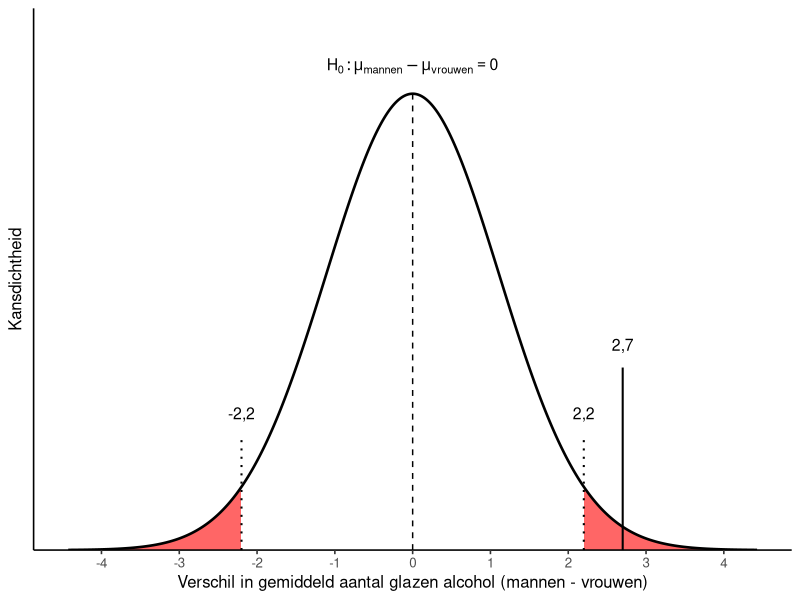

This chart was generated by the following R code:
# Steekproevenverdeling onder H0 met de kritieke grenzen (-2,2 en 2,2 glas)
# bij een significantieniveau van 5% (tweezijdig). Het gebied voorbij
# deze grenzen is rood gekleurd: daar wordt H0 verworpen.
# Het gevonden verschil (2,7 glas) staat als doorgetrokken lijn in de figuur.

library(ggplot2)

komma <- \(b) format(b, decimal.mark = ",", trim = TRUE)

plot_h0_overschrijding <- function(n_mannen = 20, n_vrouwen = 20,
                                   s_mannen = 3.5, s_vrouwen = 3.5,
                                   gevonden = 2.7, grens = 2.2,
                                   bereik_se = 4) {
  # Standaardfout van het verschil tussen twee gemiddelden
  se <- sqrt(s_mannen^2 / n_mannen + s_vrouwen^2 / n_vrouwen)
  top <- dnorm(0, sd = se)

  x <- seq(-bereik_se * se, bereik_se * se, length.out = 1000)
  data <- data.frame(verschil = x, dichtheid = dnorm(x, mean = 0, sd = se))

  # Twee staarten voorbij de kritieke grenzen
  staart_links  <- subset(data, verschil <= -grens)
  staart_rechts <- subset(data, verschil >= grens)

  ggplot(data, aes(x = verschil, y = dichtheid)) +
    geom_area(data = staart_links,  fill = "red", alpha = 0.6) +
    geom_area(data = staart_rechts, fill = "red", alpha = 0.6) +
    geom_line(linewidth = 0.9) +
    # Stippellijnen bij de kritieke grenzen, met de waarden erboven
    annotate(
      "segment", x = c(-grens, grens), xend = c(-grens, grens),
      y = 0, yend = top * 0.25, linetype = "dotted", linewidth = 0.7
    ) +
    annotate(
      "text", x = c(-grens, grens), y = top * 0.30,
      label = komma(c(-grens, grens)), size = 4
    ) +
    # Verticale lijn bij het gevonden verschil, met het getal erboven
    annotate(
      "segment", x = gevonden, xend = gevonden,
      y = 0, yend = top * 0.4, linewidth = 0.7
    ) +
    annotate(
      "text", x = gevonden, y = top * 0.45,
      label = komma(gevonden), size = 4
    ) +
    annotate(
      "segment", x = 0, xend = 0, y = 0, yend = top,
      linetype = "dashed", linewidth = 0.5
    ) +
    annotate(
      "text", x = 0, y = top * 1.06,
      label = "H[0]: mu[mannen] - mu[vrouwen] == 0",
      parse = TRUE, size = 4
    ) +
    scale_x_continuous(
      breaks = seq(-floor(bereik_se * se), floor(bereik_se * se), by = 1),
      labels = komma
    ) +
    scale_y_continuous(expand = expansion(mult = c(0, 0.12))) +
    labs(
      x = "Verschil in gemiddeld aantal glazen alcohol (mannen - vrouwen)",
      y = "Kansdichtheid"
    ) +
    theme_classic(base_size = 12) +
    theme(
      axis.text.y  = element_blank(),
      axis.ticks.y = element_blank()
    )
}

# 20 mannen en 20 vrouwen, s = 3,5, gevonden verschil = 11,4 - 8,7 = 2,7
# Kritieke grens: t(0,975; df = 38) * SE = 2,024 * 1,107 = 2,24 (afgerond 2,2)
figuur <- plot_h0_overschrijding(n_mannen = 20, n_vrouwen = 20,
                                 gevonden = 2.7, grens = 2.2)

dir.create("afbeeldingen", showWarnings = FALSE)
ggsave("afbeeldingen/h0_kritieke_grens.png", figuur,
       width = 7, height = 4, dpi = 300)
